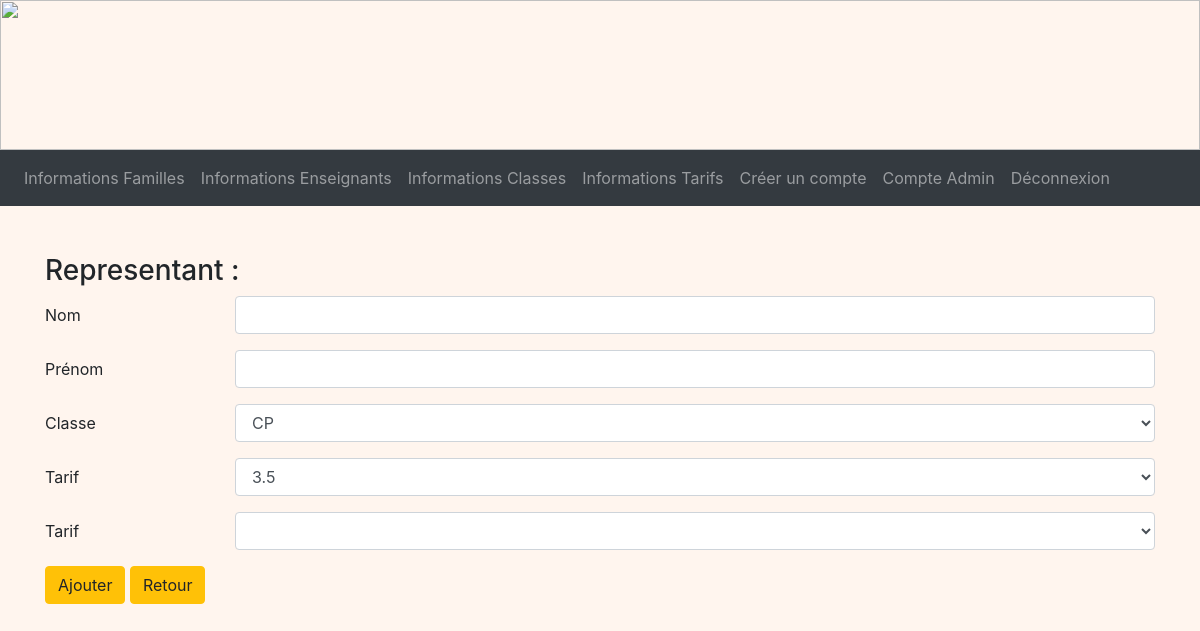
The page /ajouterEnfant/3 (signed in) on the database as committed earlier.
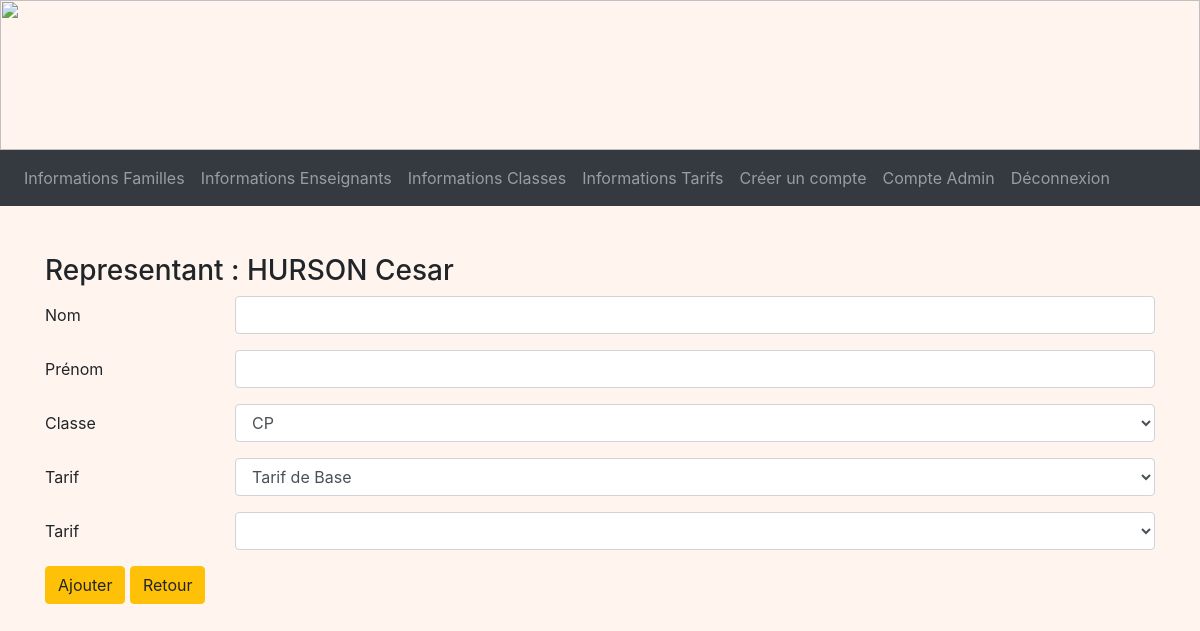
The same page on the database as committed later.
### tables this page shows
CREATE TABLE Representant (
  code_representant integer primary key autoincrement,
  nom_representant TEXT NOT NULL,
  prenom_representant TEXT NOT NULL,
  telephone TEXT,
  email TEXT,
  identifiant TEXT NOT NULL,
  FOREIGN KEY (identifiant) REFERENCES Compte(identifiant)
);

### admin.py (the view, shortened to what this page needs)
@app.route('/ajouterEnfant/<int:code_rep>', methods=['GET', 'POST'])
@login_required
def ajouterEnfant(code_rep):
    db = get_db()
    cur = db.cursor()
    user = cur.execute("SELECT type_compte FROM Compte WHERE identifiant = ?", (flask_login.current_user.name, )).fetchone()
    if user[0] == 'Admin':
        representant = cur.execute("SELECT nom_representant, prenom_representant, code_representant FROM Representant WHERE code_representant = ?", (code_rep, )).fetchone()
        tarifs = cur.execute("SELECT * FROM Tarif").fetchall()
        classes = cur.execute("SELECT * FROM Classe").fetchall()
        return render_template('A_ajouterEnfant.html', representant = representant, classes = classes, tarifs = tarifs)
    return redirect(url_for('acceuil'))

### main.py (called while the page is built)
@login_manager.user_loader
def load_user(user_id):
    db = get_db()
    cur = db.cursor()
    user = cur.execute('SELECT identifiant, mot_de_passe FROM Compte WHERE identifiant=?', (user_id, )).fetchone()
    user = User(user[0], user[1])
    return user

def get_db():
    if 'db' not in g:
        g.db = sqlite3.connect(DATABASE)
    return g.db

@app.teardown_appcontext
def close_connection(exception):
    db = g.pop('db', None)
    if db is not None:
        db.close()

### templates/A_ajouterEnfant.html (shortened to what this page needs)
<!DOCTYPE html>
<html>
<head>
    <link rel="stylesheet" href="https://cdn.jsdelivr.net/npm/bootstrap@4.3.1/dist/css/bootstrap.min.css"
>
    <link rel="stylesheet" href="/static/css/main.css">
</head>
</head>
<body>
    <img style="width: 100%; height: 150px;"
        src="https://www.logarric.com/wp-content/uploads/2014/06/calendreta-lo-garric3.png" alt="">
        <nav class="navbar navbar-expand-lg navbar-dark bg-dark">
            <div class="collapse navbar-collapse" id="navbarNavDropdown">
                <ul class="navbar-nav">
                    <li class="nav-item float-right">
                        <a class="nav-link" btn-outline-success href="/infosFamilles">Informations Familles</a>
                    </li>
                    <li class="nav-item float-right">
                        <a class="nav-link" btn-outline-success href="/infosEnseignants">Informations Enseignants</a>
                    </li>
                    <li class="nav-item float-right">
                        <a class="nav-link" btn-outline-success href="/infosClasses">Informations Classes</a>
                    </li>
                    <li class="nav-item float-right">
                        <a class="nav-link" btn-outline-success href="/infosTarifs">Informations Tarifs</a>
                    </li>
                    <li class="nav-item float-right">
                        <a class="nav-link" btn-outline-success href="/comptes">Créer un compte</a>
                    </li>
                    <li class="nav-item float-right">
                        <a class="nav-link" btn-outline-success href="/accueilAdmin">Compte Admin</a>
                    </li>
                    <li class="nav-item float-right">
                        <a class="nav-link" btn-outline-success href="/deconnexion">Déconnexion</a>
                    </li>
                </ul>
            </div>
        </nav>
    <div class="container mt-5 mb-5">
        <h3>Representant : {{ representant[0] }} {{ representant[1] }}</h3>
        <form method="POST">
            <div class="row mb-3">
                <label for="surname" class="col-sm-2 col-form-label">Nom</label>
                <div class="col-sm-10">
                    <input name="surname" type="name" class="form-control" id="surname">
                </div>
            </div>
            <div class="row mb-3">
                <label for="name" class="col-sm-2 col-form-label">Prénom</label>
                <div class="col-sm-10">
                    <input name="name" type="name" class="form-control" id="name">
                </div>
            </div>
            <div class="row mb-3">
                <label for="classe" class="col-sm-2  col-form-label">Classe</label>
                <div class="col-sm-10">
                    <select name="classe" class="form-control" id="classe">
                        {% for classe in classes %}
                        <option value="{{ classe[0] }}">{{ classe[1] }}</option>
                        {% endfor %}
                    </select>
                </div>
            </div>
            <div class="row mb-3">
                <label for="tarif" class="col-sm-2  col-form-label">Tarif</label>
                <div class="col-sm-10">
                    <select name="tarif" class="form-control" id="tarif">
                        {% for tarif in tarifs %}
                            <option value="{{ tarif[0] }}">{{ tarif[1] }}</option>
                        {% endfor %}
                    </select>
                </div>
            </div>
            <div class="row mb-3">
                <label for="formule" class="col-sm-2  col-form-label">Tarif</label>
                <div class="col-sm-10">
                    <select name="formule" class="form-control" id="formule">
                    </select>
                </div>
            </div>
            <button type="submit" class="btn btn-warning mb-3">Ajouter</button>
            <a href="/detailsFamille/{{ representant[2] }}" class="btn btn-warning mb-3">Retour</a>
        </form>
    </div>
</body>
</html>

Rows that differ between the two databases and show on the page:
added Representant: nom_representant "HURSON", prenom_representant "Cesar"
Other text that changed with them:
form field tarif: "3.5" → "Tarif de Base"
